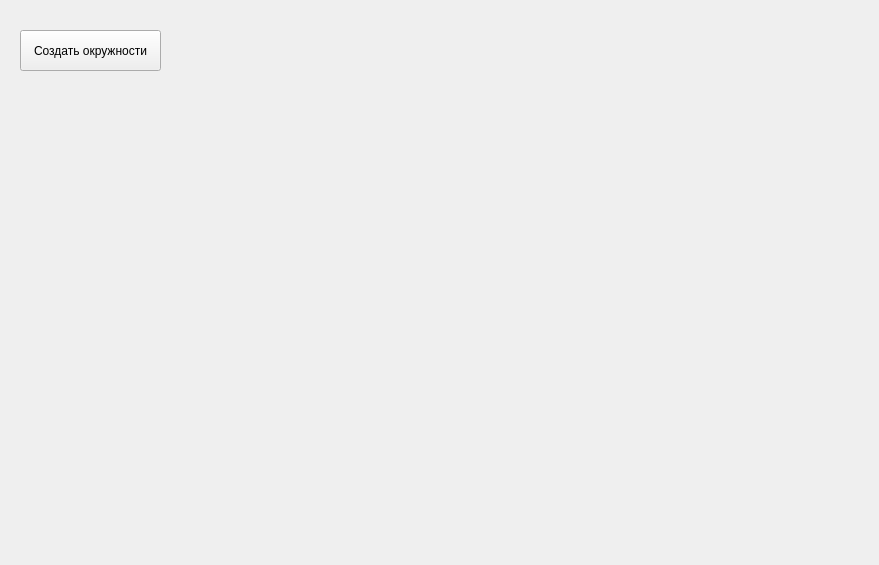
<?xml version="1.0" encoding="UTF-8"?>
<ui version="4.0">
 <class>Form</class>
 <widget class="QWidget" name="Form">
  <property name="geometry">
   <rect>
    <x>0</x>
    <y>0</y>
    <width>879</width>
    <height>565</height>
   </rect>
  </property>
  <property name="windowTitle">
   <string>Form</string>
  </property>
  <widget class="QPushButton" name="make_circles">
   <property name="geometry">
    <rect>
     <x>20</x>
     <y>30</y>
     <width>141</width>
     <height>41</height>
    </rect>
   </property>
   <property name="text">
    <string>Создать окружности</string>
   </property>
  </widget>
 </widget>
 <resources/>
 <connections/>
</ui>
